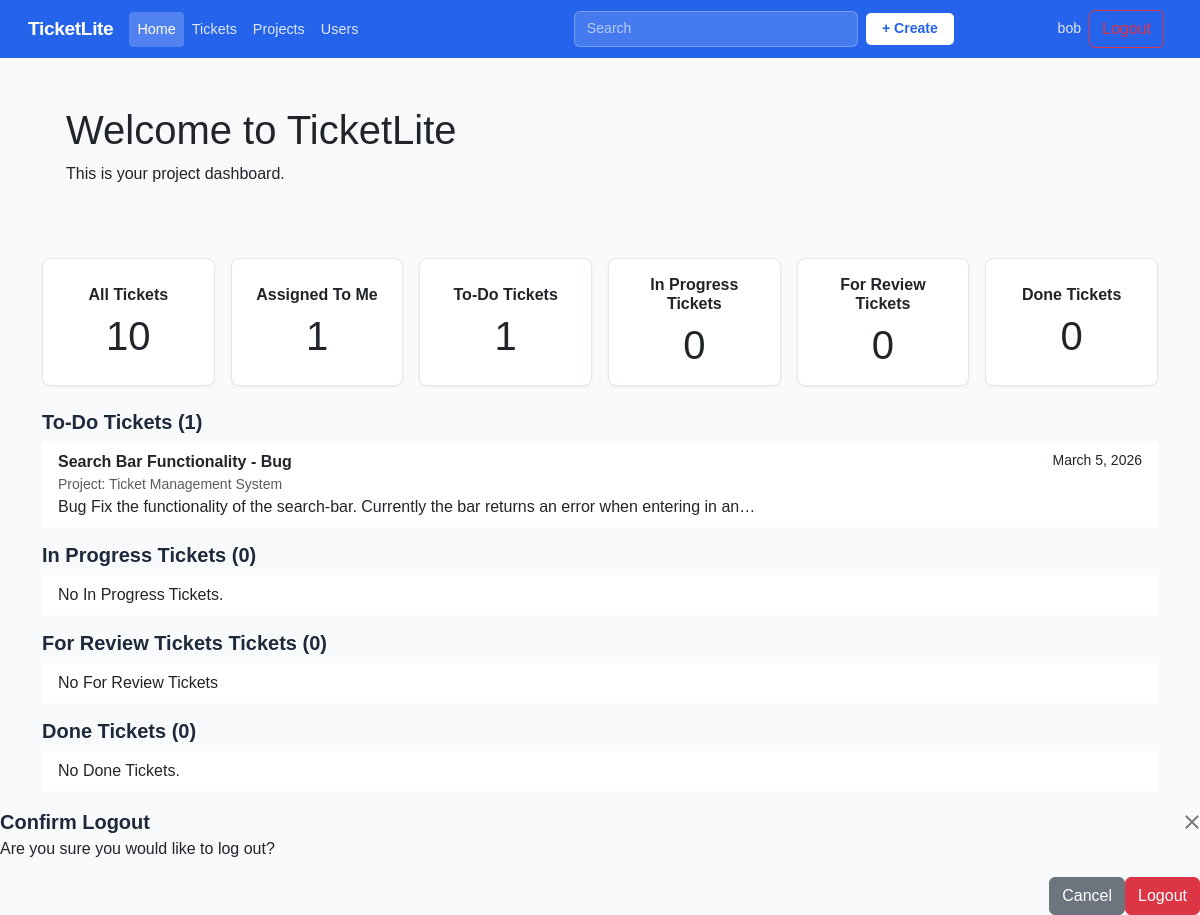
The page /home/ (signed in) on the database its author committed.
### core/models.py (models this page shows, shortened)
class Ticket(models.Model):
    class Status(models.TextChoices):
        TO_DO = "TO-DO", "To-Do"
        In_PROGRESS = "IN_PROGRESS", "In Progress"
        FOR_REVIEW = "FOR_REVIEW", "For Review"
        DONE = "DONE", "Done"
    class Priority(models.TextChoices):
        LOW = "LOW", "Low"
        MEDIUM = "MEDIUM", "Medium"
        HIGH = "HIGH", "High"
    title = models.CharField(max_length=100)
    description = models.TextField()
    project = models.ForeignKey(Project, on_delete=models.CASCADE, related_name="tickets")
    status = models.CharField(max_length=15, choices=Status.choices, default=Status.TO_DO)
    priority = models.CharField(max_length=10, choices=Priority.choices, default=Priority.MEDIUM)
    created_at = models.DateTimeField(auto_now_add=True)
    updated_at = models.DateTimeField(auto_now=True)
    created_by = models.ForeignKey(User, on_delete=models.SET_NULL, null=True, blank=True, related_name="created_tickets")
    assigned_to = models.ForeignKey(User, on_delete=models.SET_NULL, null=True, blank=True, related_name="assigned_tickets")

class Project(models.Model):
    name = models.CharField(max_length=100)
    description = models.TextField(blank=True) # means this field isnt required within the forms
    created_at = models.DateTimeField(auto_now_add=True) #auto set on creation
    owner = models.ForeignKey(User, on_delete=models.SET_NULL, related_name='projects', null=True, blank=True) # If user deleted, allows the project to go unassigned
    def __str__(self):
        return self.name # shows project name in admin panel

### core/views.py (the view)
# urls.py: path('home/', views.home, name='home'),
@login_required
def home(request):
    total = Ticket.objects.count()
    projects_count = Project.objects.count()
    todo_assigned_count = Ticket.objects.filter(status='TO-DO', assigned_to=request.user).count()
    in_progress_assigned_count = Ticket.objects.filter(status='IN_PROGRESS', assigned_to=request.user).count()
    for_review_assigned_count = Ticket.objects.filter(status='FOR_REVIEW', assigned_to=request.user).count()
    done_assigned_count = Ticket.objects.filter(status='DONE', assigned_to=request.user).count()
    assigned_to_me_count = Ticket.objects.filter(assigned_to=request.user).count()
    recent = Ticket.objects.filter(assigned_to=request.user).order_by('-created_at')[:6]
    todo_assigned = Ticket.objects.filter(status='TO-DO', assigned_to=request.user).order_by('-created_at')
    in_progress_assigned = Ticket.objects.filter(status='IN_PROGRESS', assigned_to=request.user).order_by('-created_at')
    for_review_assigned = Ticket.objects.filter(status='FOR_REVIEW', assigned_to=request.user).order_by('-created_at')
    done_assigned = Ticket.objects.filter(status='DONE', assigned_to=request.user).order_by('-created_at')
    context = {
        'stats': {
            'total_tickets': total,
            'todo_assigned_count': todo_assigned_count,
            'in_progress_assigned_count': in_progress_assigned_count,
            'for_review_assigned_count': for_review_assigned_count,
            'done_assigned_count': done_assigned_count,
            'assigned_to_me_count': assigned_to_me_count,
            'projects': projects_count,
        },
        'recent_tickets': recent,
        'todo_assigned': todo_assigned,
        'in_progress_assigned': in_progress_assigned,
        'for_review_assigned': for_review_assigned,
        'done_assigned': done_assigned,
        'ticket_form': TicketForm(),   # For create modal form
    }
    return render(request, 'core/home.html', context)

### core/forms.py
class TicketForm(forms.ModelForm):
    class Meta:
        model = Ticket
        fields = ['title', 'description', 'project', 'status', 'priority', 'assigned_to']
        widgets = {
            'title': forms.TextInput(attrs={
                'class': 'form-control',
                'placeholder': 'Ticket Name'
            }),
            'description': forms.Textarea(attrs={
                'class': 'form-control',
                'rows': 4,
                'placeholder': 'What is this ticket about?'
            }),
            'project': forms.Select(attrs={
                'class': 'form-select'
            }),
            'status': forms.Select(attrs={
                'class': 'form-select'
            }),
            'priority': forms.Select(attrs={
                'class': 'form-select'
            }),
            'assigned_to': forms.Select(attrs={
                'class': 'form-select'
            }),
        }

### core/templates/core/home.html
{% extends "core/base.html" %}
{% block content %}
<div class="p-4 bg-light rounded">
  <h1>Welcome to TicketLite</h1>
  <p>This is your project dashboard.</p>
</div>
   <div class="row g-3 mb-4 mt-3 justify-content-center">
    <div class="col-sm-6 col-md-2">
      <div class="card text-center h-100">
        <div class="card-body d-flex flex-column justify-content-center">
          <h6 class="card-title mb-2">All Tickets</h6>
          <p class="display-6 mb-0">{{ stats.total_tickets }}</p>
        </div>
      </div>
    </div>
    <div class="col-sm-6 col-md-2">
      <div class="card text-center h-100">
        <div class="card-body d-flex flex-column justify-content-center">
          <h6 class="card-title mb-2">Assigned To Me</h6>
          <p class="display-6 mb-0">{{ stats.assigned_to_me_count }}</p>
        </div>
      </div>
    </div>
    <div class="col-sm-6 col-md-2">
      <div class="card text-center h-100">
        <div class="card-body d-flex flex-column justify-content-center">
          <h6 class="card-title mb-2">To-Do Tickets</h6>
          <p class="display-6 mb-0">{{ stats.todo_assigned_count }}</p>
        </div>
      </div>
    </div>
    <div class="col-sm-6 col-md-2">
      <div class="card text-center h-100">
        <div class="card-body d-flex flex-column justify-content-center">
          <h6 class="card-title mb-2">In Progress Tickets</h6>
          <p class="display-6 mb-0">{{ stats.in_progress_assigned_count }}</p>
        </div>
      </div>
    </div>
    <div class="col-sm-6 col-md-2">
      <div class="card text-center h-100">
        <div class="card-body d-flex flex-column justify-content-center">
          <h6 class="card-title mb-2">For Review Tickets</h6>
          <p class="display-6 mb-0">{{ stats.for_review_assigned_count }}</p>
        </div>
      </div>
    </div>
    <div class="col-sm-6 col-md-2">
      <div class="card text-center h-100">
        <div class="card-body d-flex flex-column justify-content-center">
          <h6 class="card-title mb-2">Done Tickets</h6>
          <p class="display-6 mb-0">{{ stats.done_assigned_count }}</p>
        </div>
      </div>
    </div>
  </div>
  <h5>To-Do Tickets ({{ stats.todo_assigned_count }})</h5>
  <ul class="list-group list-group-flush mb-3">
    {% for t in todo_assigned %}
      <a href="{% url 'core:ticket_detail' t.pk %}"
        class="list-group-item list-group-item-action"
        aria-current="false">
        <div class="d-flex justify-content-between">
          <div>
            <strong>{{ t.title }}</strong>
            <div class="small text-muted">Project: {{ t.project.name }}</div>
          </div>
          <small class="text-truncate">{{ t.created_at|date:"N j, Y"}}</small>
        </div>
        <div class="text-truncate">{{ t.description|truncatechars:100 }}</div>
      </a>
    {% empty %}
      <li class="list-group-item">No To-Do Tickets.</li>
    {% endfor %}
  </ul>
  <h5>In Progress Tickets ({{ stats.in_progress_assigned_count }})</h5>
  <ul class="list-group list-group-flush mb-3">
    {% for t in in_progress_assigned %}
      <a href="{% url 'core:ticket_detail' t.pk %}"
        class="list-group-item list-group-item-action"
        aria-current="false">
        <div class="d-flex justify-content-between">
          <div>
            <strong>{{ t.title }}</strong>
            <div class="small text-muted">Project: {{ t.project.name }}</div>
          </div>
          <small class="text-truncate">{{ t.created_at|date:"N j, Y"}}</small>
        </div>
        <div class="text-truncate">{{ t.description|truncatechars:100 }}</div>
      </a>
    {% empty %}
      <li class="list-group-item">No In Progress Tickets.</li>
    {% endfor %}
  </ul>
  <h5>For Review Tickets Tickets ({{ stats.for_review_assigned_count }})</h5>
  <ul class="list-group list-group-flush mb-3">
    {% for t in for_review_assigned %}
      <a href="{% url 'core:ticket_detail' t.pk %}"
        class="list-group-item list-group-item-action"
        aria-current="false">
        <div class="d-flex justify-content-between">
          <div>
            <strong>{{ t.title }}</strong>
            <div class="small text-muted">Project: {{ t.project.name }}</div>
          </div>
          <small class="text-truncate">{{ t.created_at|date:"N j, Y"}}</small>
        </div>
        <div class="text-truncate">{{ t.description|truncatechars:100 }}</div>
      </a>
    {% empty %}
      <li class="list-group-item">No For Review Tickets</li>
    {% endfor %}
  </ul>
  <h5>Done Tickets ({{ stats.done_assigned_count }})</h5>
  <ul class="list-group list-group-flush mb-3">
    {% for t in done_assigned %}
      <a href="{% url 'core:ticket_detail' t.pk %}"
        class="list-group-item list-group-item-action"
        aria-current="false">
        <div class="d-flex justify-content-between">
          <div>
            <strong>{{ t.title }}</strong>
            <div class="small text-muted">Project: {{ t.project.name }}</div>
          </div>
          <small class="text-truncate">{{ t.created_at|date:"N j, Y"}}</small>
        </div>
        <div class="text-truncate">{{ t.description|truncatechars:100 }}</div>
      </a>
    {% empty %}
      <li class="list-group-item">No Done Tickets.</li>
    {% endfor %}
  </ul>
</div>
{% endblock content %}

### core/templates/core/base.html (shortened to what this page needs)
<!DOCTYPE html>
<html lang="en">
<head>
    <link href="https://cdn.jsdelivr.net/npm/bootstrap@5.3.2/dist/css/bootstrap.min.css"
        rel="stylesheet">
</head>
<body>
    <nav class="navbar navbar-expand-lg">
        <div class ="container-fluid">
            <a class="navbar-brand" href="{% url 'core:landing' %}">Ticket<span>Lite</span></a>
             {% if request.resolver_match.url_name not in 'landing,login,register' %}
            <ul class="navbar-nav me-auto nav-tabs">
                <li class="nav-item">
                    <a class="nav-link {% if request.resolver_match.url_name == 'home' %}active{% endif %}" href="{% url 'core:home' %}">Home</a>
                </li>
                <li class="nav-item">
                    <a class="nav-link {% if request.resolver_match.url_name == 'ticket_list' %}active{% endif %}" href="{% url 'core:ticket_list' %}">Tickets</a>
                </li>
                <li class="nav-item">
                    <a class="nav-link {% if request.resolver_match.url_name == 'project_list' %}active{% endif %}" href="{% url 'core:project_list' %}">Projects</a>
                </li>
                <li class="nav-item">
                    <a class="nav-link {% if request.resolver_match.url_name == 'user_list' %}active{% endif %}" href="{% url 'core:user_list' %}">Users</a>
                </li>
            </ul>
            <div class="d-flex mx-auto align-items-center gap-2" style="width: 380px;">
                <form class="d-flex flex-grow-1" role="search" action="{% url 'core:search' %}" method="GET">
                    <input class="form-control" type="search" name="q" placeholder="Search" aria-label="Search"
                        value="{{ request.GET.q }}">
                </form>
                <button type="button" class="btn-create"
                    data-bs-toggle="modal" data-bs-target="#createTicketModal">
                    + Create
                </button>
            </div>
            <div class="d-flex align-items-center gap-2">
                {% if user.is_authenticated %}
                    <a class="navbar-text text-decoration-none" href="{% url 'core:profile_view' user.pk %}">
                        {{ user.username }}
                    </a>
                    <button type="button" class="btn btn-outline-danger me-2" data-bs-toggle="modal" data-bs-target="#logoutConfirmationModal">
                    </button>
                {% endif %}
            </div>
            {% endif %}
        </div>
    </nav>
    <div class="container main-content">
        {% block content %}{% endblock %}
<div class="modal-fade" id="logoutConfirmationModal" tabindex="-1" aria-hidden="true">
    <div class="modal-dialog modal-dialog-centered">
        <div class="modal-content">
            <form method="post" action="{% url 'core:logout' %}">
                <div class="modal-header">
                    <h5 class="modal-title">Confirm Logout</h5>
                    <button type="button" class="btn-close" data-bs-dismiss="modal"></button>
                </div>
                <div class="modal-body">
                    <p>Are you sure you would like to log out?</p>
                </div>
                <div class="modal-footer">
                    <button type="button" class="btn btn-secondary" data-bs-dismiss="modal">Cancel</button>
                    <button type="submit" class="btn btn-danger">Logout</button>
                </div>
            </form>
        </div>
    </div>
</div>
</body>
</html>

### core/templates/core/base.html (style rules this page uses)
:root { --accent: #2563eb; --accent-dark: #1d4ed8; --nav-bg: #2563eb; --nav-text: #ffffff; --body-bg: #f8fafc; --card-border: #e2e8f0; --text-muted: #64748b; }
body { background-color: var(--body-bg); font-family: 'Gill Sans', 'Gill Sans MT', Calibri, 'Trebuchet MS', sans-serif; }
.navbar { background-color: var(--nav-bg) !important; border-bottom: none; padding: 0.6rem 1rem; }
.navbar-brand { color: white !important; font-weight: 700; font-size: 1.2rem; letter-spacing: -0.02em; }
.navbar .nav-link { color: rgba(255,255,255,0.85) !important; font-size: 0.9rem; padding: 0.4rem 0.75rem; border-radius: 4px; transition: background 0.15s ease; border: none !important }
.navbar .nav-link.active { color: #ffffff !important; background: rgba(255,255,255,0.2); }
.navbar .nav-tabs { border-bottom: none; }
.navbar-text { color: rgba(255,255,255,0.85) !important; font-size: 0.88rem; }
.card { border: 1px solid var(--card-border); border-radius: 8px; box-shadow: 0 1px 3px rgba(0,0,0,0.06); }
h5, h6 { font-weight: 600; color: #1e293b; }
.navbar .form-control { background: rgba(255,255,255,0.15); border: 1px solid rgba(255,255,255,0.25); color: #ffffff; font-size: 0.88rem; }
.navbar .form-control::placeholder { color: rgba(255,255,255,0.6); }
.btn-create { background: #ffffff; color: var(--accent); border: none; font-weight: 600; font-size: 0.88rem; padding: 5px 16px; border-radius: 5px; transition: background 0.15s ease; }
.main-content { padding-top: 1.5rem; }

### rows shown on the page
Ticket: title "Search Bar Functionality - Bug", project.name "Ticket Management System", created_at "March 5, 2026", description "Bug Fix the functionality of the search-bar. Currently the bar returns an error when entering in an…"

### other values the page prints
{{ user.username }} "bob"
{{ stats.total_tickets }} "10"
{{ stats.assigned_to_me_count }} "1"
{{ stats.todo_assigned_count }} "1"
{{ stats.in_progress_assigned_count }} "0"
{{ stats.for_review_assigned_count }} "0"
{{ stats.done_assigned_count }} "0"
